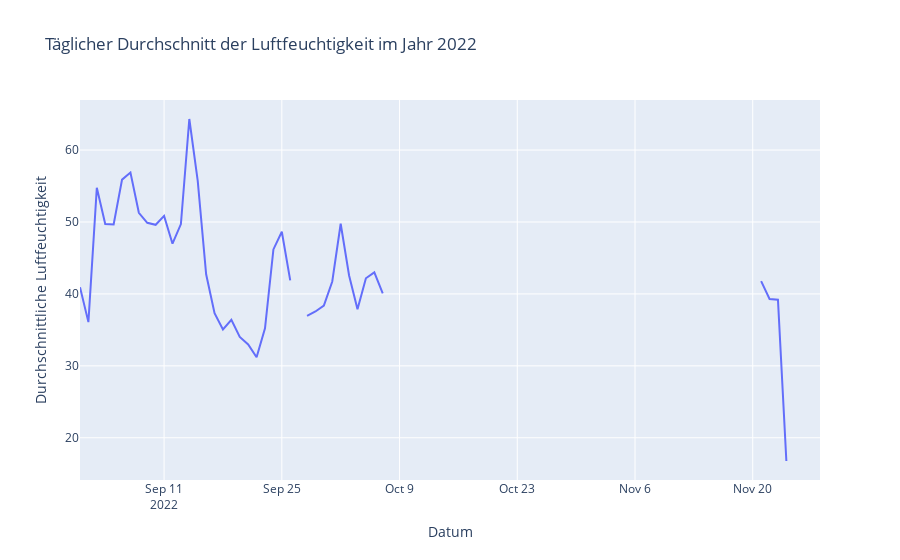

The notebook cell saved with this chart:
### Code cell
fig = px.line(daily_avg_hum_2022, x='date_time', y='hum', title='Täglicher Durchschnitt der Luftfeuchtigkeit im Jahr 2022',
              labels={'date_time': 'Datum', 'hum': 'Durchschnittliche Luftfeuchtigkeit'})

fig.show()
